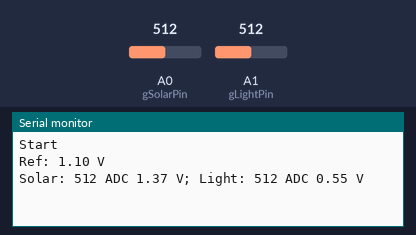
Simulated run of this sketch. Board: Arduino Uno, built with avr-gcc and run on an emulated ATmega328P. Shown: the last lines printed to the serial monitor. The test bench sets the inputs (shaded band); at power-on: A0 (gSolarPin) = 512, A1 (gLightPin) = 512.

Above: at 1.2 s.
1.3 s: A0 (gSolarPin) set to 716
At 2.2 s:
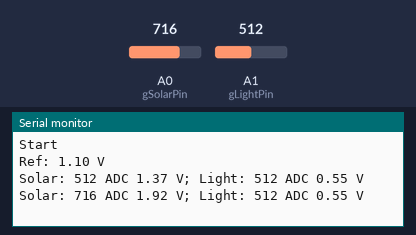
2.8 s: A1 (gLightPin) set to 716
At 2.8 s:
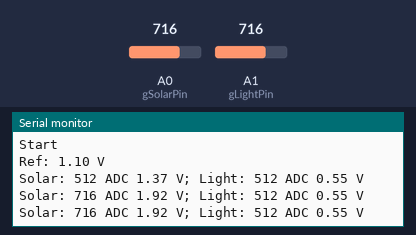
4.3 s: A0 (gSolarPin) set to 900
At 5.6 s:
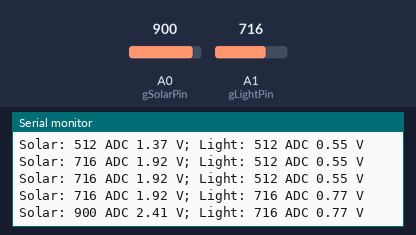
5.8 s: A1 (gLightPin) set to 900
At 7.3 s:
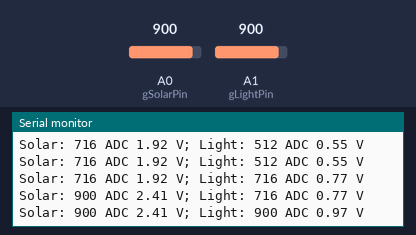
Timing chart, 0 to 8.3 s (numbered marks = the images above; inputs shaded):
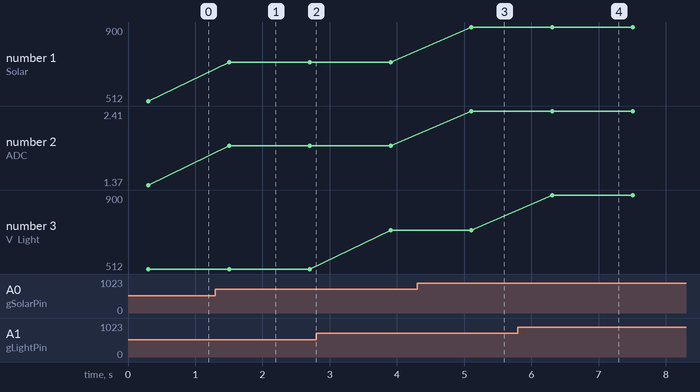

The sketch:

voltage_measurement.ino
```cpp
#include <TaskScheduler.h>

void measure_solar();
void measure_light();
void print_volts();
void prepare();

const int gSolarPin = A0;
const int gLightPin = A1;
float gVoltsRef = .0;
int gRawSolar = 0;
float gVoltsSolar = .0;
int gRawLight = 0;
float gVoltsLight = .0;
Scheduler gTaskMgr;
Task gTaskPrepare(100, TASK_ONCE, &prepare, &gTaskMgr, true);
Task gTaskMeasureSolar(1000, TASK_ONCE, &measure_solar, &gTaskMgr, false);
Task gTaskMeasureLight(1000, TASK_ONCE, &measure_light, &gTaskMgr, false);
Task gTaskPrint(1000, TASK_ONCE, &print_volts, &gTaskMgr, false);

long readVcc()
{
  long result;
  // Read 1.1V reference against AVcc
  ADMUX = _BV(REFS0) | _BV(MUX3) | _BV(MUX2) | _BV(MUX1);
  delay(2); // Wait for Vref to settle
  ADCSRA |= _BV(ADSC); // Convert
  while (bit_is_set(ADCSRA,ADSC));
  result = ADCL;
  result |= ADCH<<8;
  result = 1125300L / result; // Back-calculate AVcc in mV
  return result;
}

void setup()
{
  //analogReference(INTERNAL);
  pinMode(gSolarPin, INPUT);
  pinMode(gLightPin, INPUT);
  Serial.begin(115200);
  Serial.println("Start");
}

void loop()
{
  gTaskMgr.execute();
}

void measure_solar()
{
  gVoltsSolar = .0;
  for (int i = 0; i < 5; i++)
  {
    gRawSolar = analogRead(gSolarPin);
    gVoltsSolar += float(gRawSolar) * gVoltsRef / 1024.0;
  }
  gVoltsSolar /= 5.0;
  gVoltsSolar *= (80.5 + 54.0) / 54.0;
  gTaskMeasureLight.restartDelayed(100);
}

void measure_light()
{
  gRawLight = analogRead(gLightPin);
  gVoltsLight = float(gRawLight) * gVoltsRef / 1024.0;
  gTaskPrint.restartDelayed(100);
}

void print_volts()
{
  Serial.print("Solar: ");
  Serial.print(gRawSolar);
  Serial.print(" ADC ");
  Serial.print(gVoltsSolar);
  Serial.print(" V; ");
  Serial.print("Light: ");
  Serial.print(gRawLight);
  Serial.print(" ADC ");
  Serial.print(gVoltsLight);
  Serial.println(" V");
  gTaskMeasureSolar.restartDelayed(1000);
}

void prepare()
{
  //gVoltsRef = readVcc() / 1000.0;
  gVoltsRef = 1.1;
  Serial.print("Ref: ");
  Serial.print(gVoltsRef);
  Serial.println(" V");
  analogReference(INTERNAL);
  gTaskMeasureSolar.restartDelayed(100);
}
```

Measured:
- after the input at 1.3 s, the serial monitor: prints a new line after 0.20 s (image 1)
- after the input at 4.3 s, the serial monitor: prints a new line after 0.81 s (image 3)
- after the input at 5.8 s, the serial monitor: prints a new line after 0.51 s (image 4)
- plotted number 1: 512 → 716 after the input at 1.3 s, 716 → 900 after the input at 4.3 s
- plotted number 2: 1.37 → 1.92 after the input at 1.3 s, 1.92 → 2.41 after the input at 4.3 s
